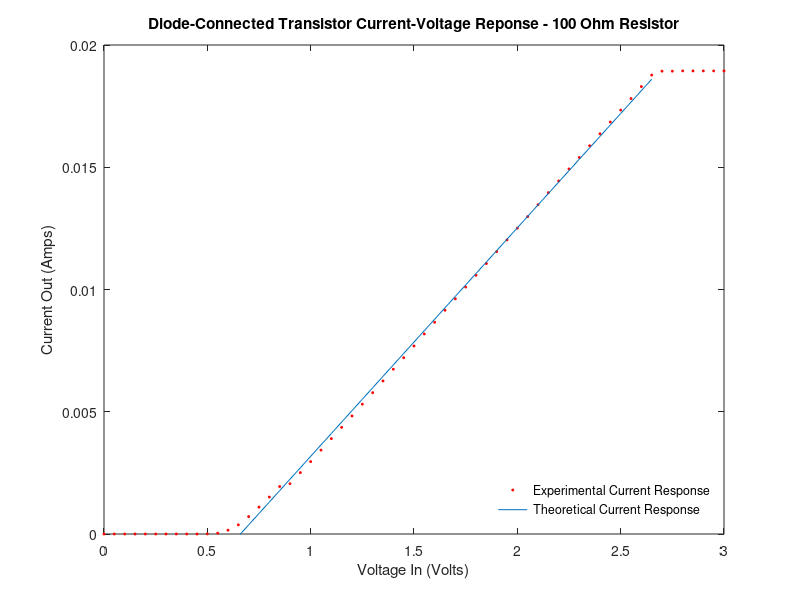
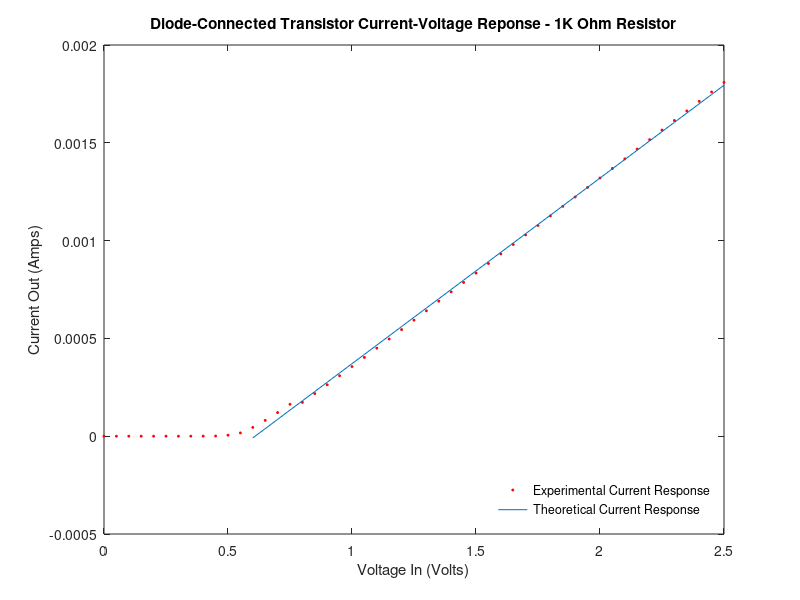
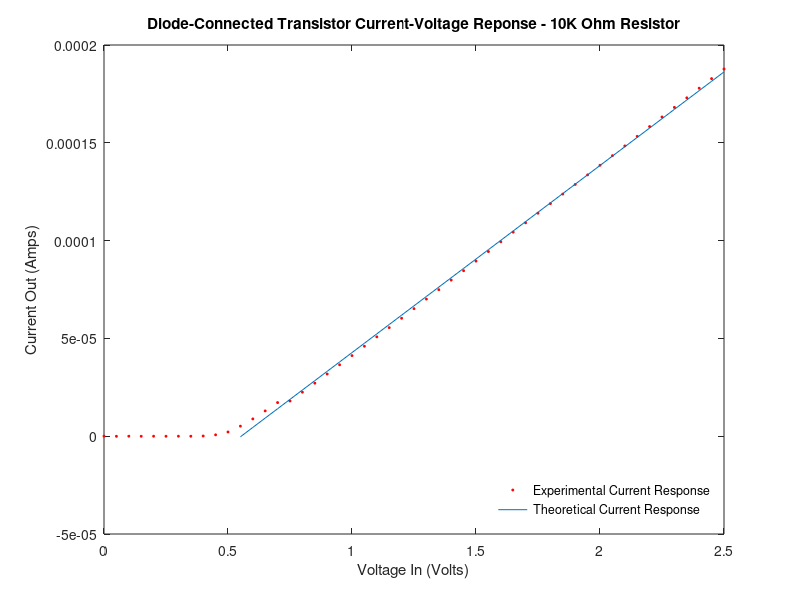
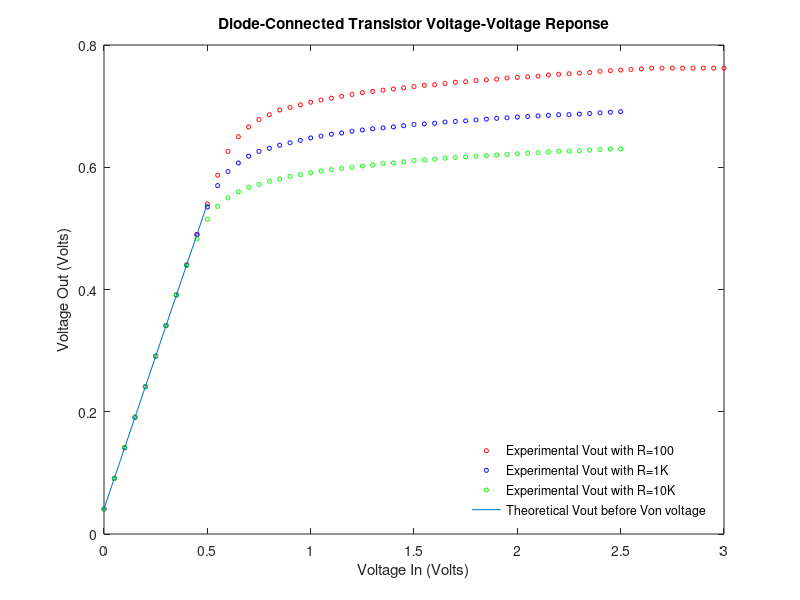

Reproduce these figures in MATLAB, in order.
load('collected_data.mat');

% Calculate the Ut and Is for the circuit with each resistor
R100 = 100;
R1K = 1000;
R10K = 10000;

% use indices 8-12 because first few points are so close to zero they're
% basically garbage in semilog plot
p100 = polyfit(Vin_Exp2_100(8:12), log(Iout_Exp2_100(8:12)), 1);
Ut100 = abs(1/p100(1));
Is100 = abs(exp(p100(2)))

p1K = polyfit(Vin_Exp2_1K(8:12), log(Iout_Exp2_1K(8:12)), 1);
Ut1K = abs(1/p1K(1));
Is1K = abs(exp(p1K(2)));

p10K = polyfit(Vin_Exp2_10K(8:12), log(Iout_Exp2_10K(8:12)), 1);
Ut10K = abs(1/p10K(1));
Is10K = abs(exp(p10K(2)));

% Calculate Ion from Ut and Is
Ion100 = Ut100/100;
Ion1K = Ut1K/1000;
Ion10K = Ut10K/10000;

% Calculate Von for circuit with each R
Von100 = roots(polyfit(Vin_Exp2_100(13:54), Iout_Exp2_100(13:54), 1));
Von1K = roots(polyfit(Vin_Exp2_1K(13:51), Iout_Exp2_1K(13:51), 1));
Von10K = roots(polyfit(Vin_Exp2_10K(12:51), Iout_Exp2_10K(12:51), 1));


% Calculate Theoretical SVMI for circuit with each R
TheoIout100 = polyfit(Vin_Exp2_100(13:54), Iout_Exp2_100(13:54), 1);
for i = 13:54
    TheoIout100Y(i) = TheoIout100(1) * Vin_Exp2_100(i) + TheoIout100(2);
end

TheoIout1K = polyfit(Vin_Exp2_1K(13:51), Iout_Exp2_1K(13:51), 1);
for j = 13:51
    TheoIout1KY(j) = TheoIout1K(1) * Vin_Exp2_1K(j) + TheoIout1K(2);
end

TheoIout10K = polyfit(Vin_Exp2_10K(12:51), Iout_Exp2_10K(12:51), 1);
for k = 12:51
    TheoIout10KY(k) = TheoIout10K(1) * Vin_Exp2_10K(k) + TheoIout10K(2);
end

% Calculate x-intercept of polyfit (to check if it fits

%%
%Plot data for SVMI on linear scale with polyfit on linetitle( "Diode-Connected Transistor Current-Voltage Reponse - 10K Ohm Resistor");
figure
plot(Vin_Exp2_100, Iout_Exp2_100, '*r','MarkerSize',2);
hold on
plot(Vin_Exp2_100(13:54), TheoIout100Y(13:54));
ylim([0, 0.02]);
title( "Diode-Connected Transistor Current-Voltage Reponse - 100 Ohm Resistor");
ylabel("Current Out (Amps)");
xlabel("Voltage In (Volts)");
legend('Experimental Current Response', 'Theoretical Current Response');
legend('boxoff')
legend('Location','southeast')

figure
plot(Vin_Exp2_1K, Iout_Exp2_1K, '*r','MarkerSize',2);
hold on
plot(Vin_Exp2_1K(13:51), TheoIout1KY(13:51));
title( "Diode-Connected Transistor Current-Voltage Reponse - 1K Ohm Resistor");
ylabel("Current Out (Amps)");
xlabel("Voltage In (Volts)");
legend('Experimental Current Response', 'Theoretical Current Response');
legend('boxoff')
legend('Location','southeast')

figure
plot(Vin_Exp2_10K, Iout_Exp2_10K, '*r','MarkerSize',2);
hold on
plot(Vin_Exp2_10K(12:51), TheoIout10KY(12:51));
title( "Diode-Connected Transistor Current-Voltage Reponse - 10K Ohm Resistor");
ylabel("Current Out (Amps)");
xlabel("Voltage In (Volts)");
legend('Experimental Current Response', 'Theoretical Current Response');
legend('boxoff')
legend('Location','southeast')

%%
%plot voltage voltage plot for circuit with each resistor all on one plot

figure
plot(Vin_Exp2_100, Vout_Exp2_100, 'or','MarkerSize',3);
title( "Diode-Connected Transistor Voltage-Voltage Reponse");
ylabel("Voltage Out (Volts)");
xlabel("Voltage In (Volts)");
hold on
plot(Vin_Exp2_1K, Vout_Exp2_1K, 'ob','MarkerSize',3);
hold on
plot(Vin_Exp2_10K, Vout_Exp2_10K, 'og','MarkerSize',3);

%theoretical polyfit (linear from 0 to 0.5 Vin)

TheoVout100 = polyfit(Vin_Exp2_100(1:11), Vout_Exp2_100(1:11), 1);
for m = 1:11
    TheoVout100Y(m) = TheoVout100(1) * Vin_Exp2_100(m) + TheoVout100(2);
end

%plot theoretical polyfit for linear part
plot(Vin_Exp2_100(1:11), TheoVout100Y(1:11));
hold off

legend('Experimental Vout with R=100', 'Experimental Vout with R=1K', 'Experimental Vout with R=10K', 'Theoretical Vout before Von voltage')
legend('boxoff')
legend('Location','southeast')

%%
% plot voltage in current out for circuit with each R on one plot
figure
semilogy(Vin_Exp2_100, Iout_Exp2_100, 'or','MarkerSize',3);
title( "Diode-Connected Transistor Current-Voltage Reponse - 100 Ohm Resistor");
ylabel("Current Out (Amps)");
xlabel("Voltage In (Volts)");

legend('Experimental Current Response', 'Theoretical Current Response');
legend('boxoff')
legend('Location','southeast')
hold on
semilogy(Vin_Exp2_1K, Iout_Exp2_1K, 'ob','MarkerSize',3);
hold on
semilogy(Vin_Exp2_10K, Iout_Exp2_10K, 'og','MarkerSize',3);


% What to do for error if all theoretical fits are just polyfits?
% What to write for analysis? Feels like I've thrown out all useful part of
% the theoretical work I did
% What does voltage-voltage plot tell us?
% interesting that its linear and slope 1